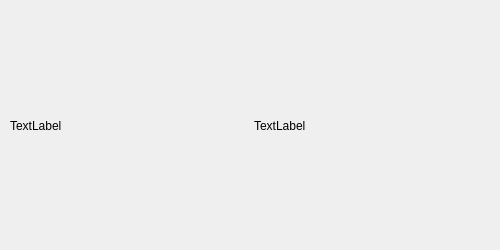
<?xml version="1.0" encoding="UTF-8"?>
<ui version="4.0">
 <class>Dialog</class>
 <widget class="QDialog" name="Dialog">
  <property name="geometry">
   <rect>
    <x>0</x>
    <y>0</y>
    <width>500</width>
    <height>250</height>
   </rect>
  </property>
  <property name="minimumSize">
   <size>
    <width>500</width>
    <height>250</height>
   </size>
  </property>
  <property name="maximumSize">
   <size>
    <width>500</width>
    <height>250</height>
   </size>
  </property>
  <property name="sizeIncrement">
   <size>
    <width>500</width>
    <height>250</height>
   </size>
  </property>
  <property name="baseSize">
   <size>
    <width>500</width>
    <height>250</height>
   </size>
  </property>
  <property name="focusPolicy">
   <enum>Qt::TabFocus</enum>
  </property>
  <property name="contextMenuPolicy">
   <enum>Qt::CustomContextMenu</enum>
  </property>
  <property name="windowTitle">
   <string>About SRAN Reading Tool</string>
  </property>
  <property name="sizeGripEnabled">
   <bool>false</bool>
  </property>
  <property name="modal">
   <bool>false</bool>
  </property>
  <widget class="QWidget" name="formLayoutWidget">
   <property name="geometry">
    <rect>
     <x>10</x>
     <y>10</y>
     <width>481</width>
     <height>231</height>
    </rect>
   </property>
   <layout class="QGridLayout" name="gridLayout">
    <item row="0" column="1">
     <widget class="QLabel" name="label_2">
      <property name="maximumSize">
       <size>
        <width>250</width>
        <height>250</height>
       </size>
      </property>
      <property name="text">
       <string>TextLabel</string>
      </property>
     </widget>
    </item>
    <item row="0" column="0">
     <widget class="QLabel" name="label">
      <property name="maximumSize">
       <size>
        <width>250</width>
        <height>250</height>
       </size>
      </property>
      <property name="text">
       <string>TextLabel</string>
      </property>
     </widget>
    </item>
   </layout>
  </widget>
 </widget>
 <resources/>
 <connections/>
</ui>
